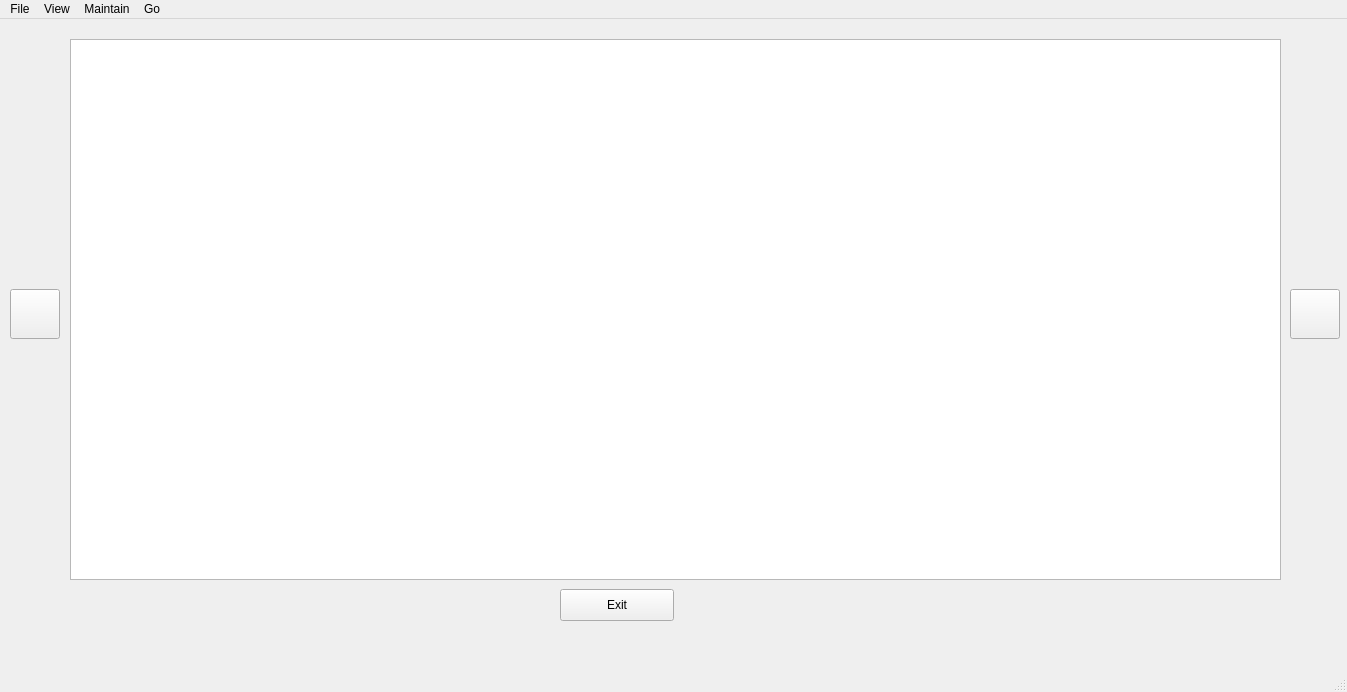
<?xml version="1.0" encoding="UTF-8"?>
<ui version="4.0">
 <class>MainWindow</class>
 <widget class="QMainWindow" name="MainWindow">
  <property name="geometry">
   <rect>
    <x>0</x>
    <y>0</y>
    <width>1347</width>
    <height>692</height>
   </rect>
  </property>
  <property name="windowTitle">
   <string>Reminders Calendar</string>
  </property>
  <widget class="QWidget" name="centralWidget">
   <widget class="QWidget" name="verticalLayoutWidget">
    <property name="geometry">
     <rect>
      <x>190</x>
      <y>80</y>
      <width>431</width>
      <height>271</height>
     </rect>
    </property>
    <layout class="QVBoxLayout" name="verticalLayout"/>
   </widget>
   <widget class="QPushButton" name="pushButton">
    <property name="geometry">
     <rect>
      <x>560</x>
      <y>570</y>
      <width>114</width>
      <height>32</height>
     </rect>
    </property>
    <property name="text">
     <string>Exit</string>
    </property>
   </widget>
   <widget class="QTableWidget" name="calTable">
    <property name="geometry">
     <rect>
      <x>70</x>
      <y>20</y>
      <width>1211</width>
      <height>541</height>
     </rect>
    </property>
   </widget>
   <widget class="QPushButton" name="rightButton">
    <property name="geometry">
     <rect>
      <x>1290</x>
      <y>270</y>
      <width>50</width>
      <height>50</height>
     </rect>
    </property>
    <property name="text">
     <string/>
    </property>
    <property name="iconSize">
     <size>
      <width>50</width>
      <height>50</height>
     </size>
    </property>
   </widget>
   <widget class="QPushButton" name="leftButton">
    <property name="geometry">
     <rect>
      <x>10</x>
      <y>270</y>
      <width>50</width>
      <height>50</height>
     </rect>
    </property>
    <property name="text">
     <string/>
    </property>
    <property name="iconSize">
     <size>
      <width>50</width>
      <height>50</height>
     </size>
    </property>
   </widget>
  </widget>
  <widget class="QStatusBar" name="statusbar"/>
  <widget class="QMenuBar" name="menuBar">
   <property name="geometry">
    <rect>
     <x>0</x>
     <y>0</y>
     <width>1347</width>
     <height>22</height>
    </rect>
   </property>
   <widget class="QMenu" name="menuView">
    <property name="title">
     <string>View</string>
    </property>
   </widget>
   <widget class="QMenu" name="menuMaintain">
    <property name="title">
     <string>Maintain</string>
    </property>
    <addaction name="actionAdd_Reminder"/>
    <addaction name="actionList_Reminders"/>
   </widget>
   <widget class="QMenu" name="menuGo">
    <property name="title">
     <string>Go</string>
    </property>
    <addaction name="actionPick_Date"/>
    <addaction name="actionToday"/>
   </widget>
   <widget class="QMenu" name="menuFile">
    <property name="title">
     <string>File</string>
    </property>
    <addaction name="actionImport_Reminders"/>
    <addaction name="actionExport_Reminders"/>
    <addaction name="actionQuit"/>
   </widget>
   <addaction name="menuFile"/>
   <addaction name="menuView"/>
   <addaction name="menuMaintain"/>
   <addaction name="menuGo"/>
  </widget>
  <action name="actionAdd_Reminder">
   <property name="text">
    <string>Add Reminder</string>
   </property>
  </action>
  <action name="actionList_Reminders">
   <property name="text">
    <string>List Reminders</string>
   </property>
  </action>
  <action name="actionPick_Date">
   <property name="text">
    <string>Pick Date</string>
   </property>
  </action>
  <action name="actionToday">
   <property name="text">
    <string>Today</string>
   </property>
  </action>
  <action name="actionQuit">
   <property name="text">
    <string>Quit</string>
   </property>
  </action>
  <action name="actionImport_Reminders">
   <property name="text">
    <string>Import Reminders</string>
   </property>
  </action>
  <action name="actionExport_Reminders">
   <property name="text">
    <string>Export Reminders</string>
   </property>
  </action>
 </widget>
 <resources/>
 <connections>
  <connection>
   <sender>pushButton</sender>
   <signal>clicked()</signal>
   <receiver>MainWindow</receiver>
   <slot>close()</slot>
   <hints>
    <hint type="sourcelabel">
     <x>560</x>
     <y>592</y>
    </hint>
    <hint type="destinationlabel">
     <x>610</x>
     <y>461</y>
    </hint>
   </hints>
  </connection>
  <connection>
   <sender>rightButton</sender>
   <signal>clicked()</signal>
   <receiver>MainWindow</receiver>
   <slot>cal_forward_shift()</slot>
   <hints>
    <hint type="sourcelabel">
     <x>1312</x>
     <y>324</y>
    </hint>
    <hint type="destinationlabel">
     <x>1312</x>
     <y>364</y>
    </hint>
   </hints>
  </connection>
  <connection>
   <sender>leftButton</sender>
   <signal>clicked()</signal>
   <receiver>MainWindow</receiver>
   <slot>cal_backward_shift()</slot>
   <hints>
    <hint type="sourcelabel">
     <x>50</x>
     <y>310</y>
    </hint>
    <hint type="destinationlabel">
     <x>44</x>
     <y>358</y>
    </hint>
   </hints>
  </connection>
 </connections>
 <slots>
  <slot>do_maintenance()</slot>
  <slot>cal_forward_shift()</slot>
  <slot>cal_backward_shift()</slot>
  <slot>cell_clicked(int,int)</slot>
 </slots>
</ui>
